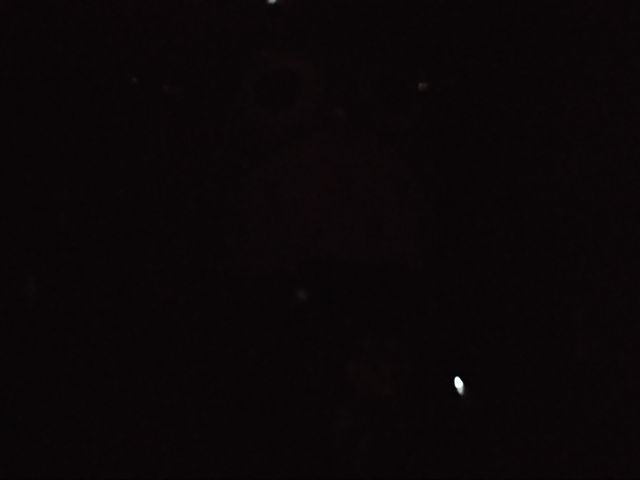
#> input picture datasets/inside-the-box.jpg, 640 x 480 px
$ python -i 66340500048_Task2.py   (imports and definitions only)   (older library calls are emulated)
#> lines starting #> are read from the running program, lines starting #| are printed output that depends on the picture; after the words box and inside, x2 and y2 are one past the last pixel; in counts of white or black regions, pixels touching at a corner belong together
#> further down, picture is the input picture: shape (480, 640, 3); mean B, G, R 7.4, 6.3, 10.6
#!/usr/bin/env python3

import gradio as gr
import cv2
import numpy as np
from PIL import Image
from pathlib import Path

output_dir = Path('output')
# [1 line not run here, left out]


# [71 lines left out: functions apply_fft_filter, _apply_fft_channel, compute_local_variance, not called in this run]


def compute_sharpness_map(image, window_size=15):
#> called with window_size = 15
    if len(image.shape) == 3:
        gray = cv2.cvtColor(image, cv2.COLOR_BGR2GRAY)
    else:
        gray = image

    laplacian = cv2.Laplacian(gray, cv2.CV_64F)

    kernel = np.ones((window_size, window_size)) / (window_size ** 2)
    lap_sq = laplacian ** 2
    sharpness = cv2.filter2D(lap_sq, -1, kernel)

    return sharpness


# [44 lines left out: function apply_adaptive_grid_enhancement, not called in this run]


def apply_selective_clahe(image, threshold_percentile=50, clip_limit_blur=5.0, clip_limit_sharp=2.0):
    if image is None:
        return None

    sharpness_map = compute_sharpness_map(image, window_size=15)
    sharpness_map = (sharpness_map - sharpness_map.min()) / (sharpness_map.max() - sharpness_map.min() + 1e-8)

    threshold = np.percentile(sharpness_map, threshold_percentile)
#> threshold = 0.000117

    blur_mask = (sharpness_map < threshold).astype(np.uint8)
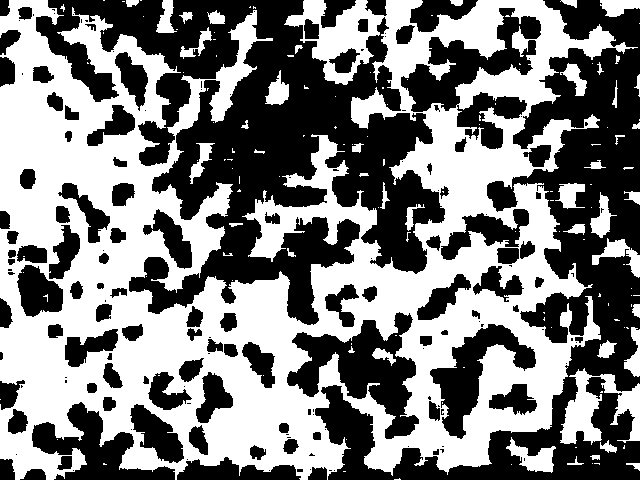
#> blur_mask: shape (480, 640); values 0 (black) and 1 (white), 50% white; 141 white regions (95 under 20 px), largest, box (x1, y1, x2, y2) and area: (0, 0, 638, 480) 142837, (560, 368, 640, 445) 2779, (506, 437, 556, 473) 783
    sharp_mask = (sharpness_map >= threshold).astype(np.uint8)
#> sharp_mask: shape (480, 640); values 0 (black) and 1 (white), 50% white; 170 white regions (71 under 20 px), largest, box (x1, y1, x2, y2) and area: (36, 0, 445, 325) 55960, (315, 0, 640, 480) 41101, (401, 8, 541, 149) 7286

    blur_mask = cv2.GaussianBlur(blur_mask.astype(np.float32), (21, 21), 5)
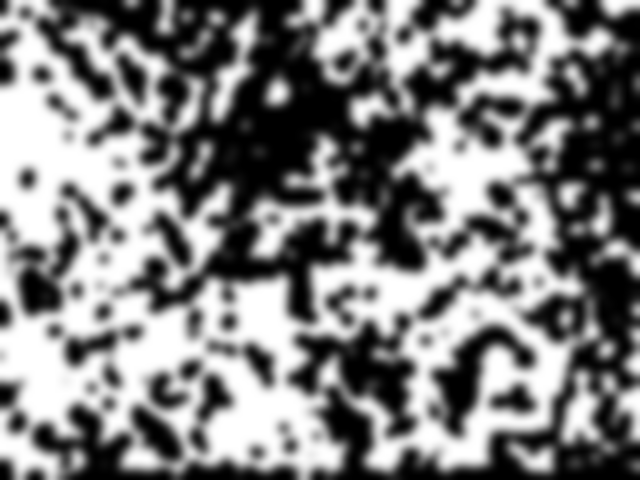
#> blur_mask: shape (480, 640) float32; min 0, max 1, mean 0.5
    sharp_mask = cv2.GaussianBlur(sharp_mask.astype(np.float32), (21, 21), 5)
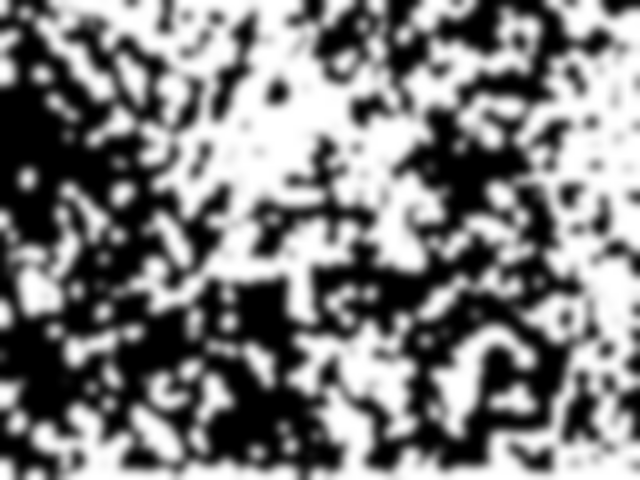
#> sharp_mask: shape (480, 640) float32; min 0, max 1, mean 0.5

    if len(image.shape) == 3:
        lab = cv2.cvtColor(image, cv2.COLOR_BGR2LAB)
#> lab: shape (480, 640, 3); mean of channels 0, 1, 2 5.4, 129.5, 128
        l_channel = lab[:, :, 0]

        clahe_blur = cv2.createCLAHE(clipLimit=clip_limit_blur, tileGridSize=(8, 8))
        clahe_sharp = cv2.createCLAHE(clipLimit=clip_limit_sharp, tileGridSize=(8, 8))

        l_blur = clahe_blur.apply(l_channel)
        l_sharp = clahe_sharp.apply(l_channel)

        l_result = (l_blur.astype(np.float32) * blur_mask +
                   l_sharp.astype(np.float32) * sharp_mask)
        l_result = np.clip(l_result, 0, 255).astype(np.uint8)

        lab[:, :, 0] = l_result
#> lab: shape (480, 640, 3); mean of channels 0, 1, 2 11.7, 129.5, 128
        result = cv2.cvtColor(lab, cv2.COLOR_LAB2BGR)
    else:
        clahe_blur = cv2.createCLAHE(clipLimit=clip_limit_blur, tileGridSize=(8, 8))
        clahe_sharp = cv2.createCLAHE(clipLimit=clip_limit_sharp, tileGridSize=(8, 8))

        img_blur = clahe_blur.apply(image)
        img_sharp = clahe_sharp.apply(image)

        result = (img_blur.astype(np.float32) * blur_mask +
                 img_sharp.astype(np.float32) * sharp_mask)
        result = np.clip(result, 0, 255).astype(np.uint8)

    return result


# [547 lines left out: functions guided_filter, apply_guided_filter, bilateral_grid_filter, anisotropic_diffusion, _anisotropic_diffusion_channel, reverse_diffusion_denoise and 8 more, not called in this run]


# [3 lines not run here, left out]

>>> import cv2
>>> picture = cv2.imread('../datasets/inside-the-box.jpg')
>>> result = apply_selective_clahe(picture)

$ run again, on datasets/text_frombook.png
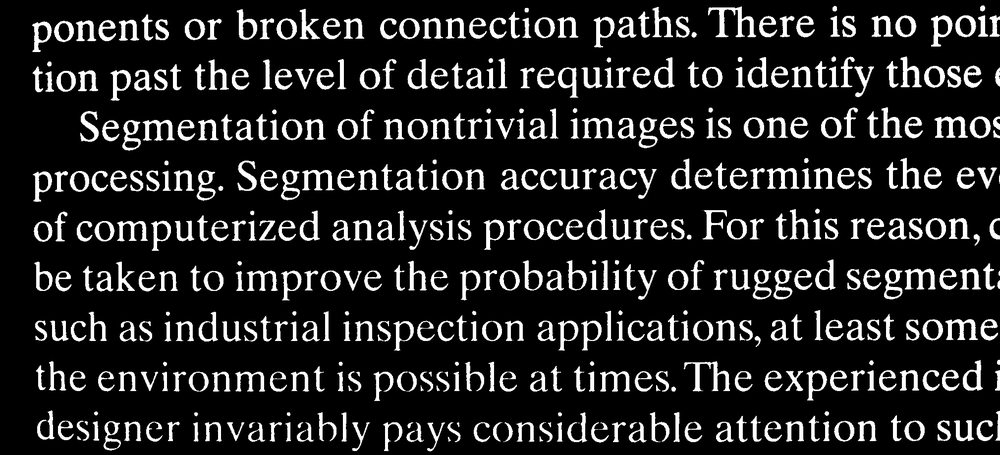
#> input picture datasets/text_frombook.png, 1000 x 455 px, shrunk from 2018 x 918 before the run
#> picture is the input picture: shape (455, 1000, 3); min 0, max 255, mean 35.5
#> threshold = 0.229
#> in apply_selective_clahe, `blur_mask = (sharpness_map < threshold).astype(np.uint8)`:
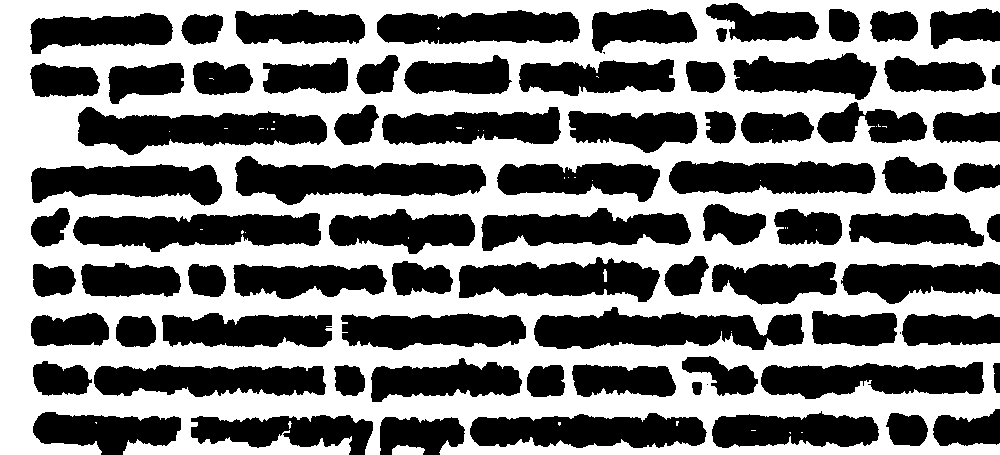
#> blur_mask: shape (455, 1000); values 0 (black) and 1 (white), 50% white; 40 white regions (37 under 20 px), largest, box (x1, y1, x2, y2) and area: (0, 0, 1000, 455) 227048, (392, 445, 425, 455) 266, (603, 269, 607, 282) 39
#> in apply_selective_clahe, `sharp_mask = cv2.GaussianBlur(sharp_mask.astype(np.float32), (21, 21),..`:
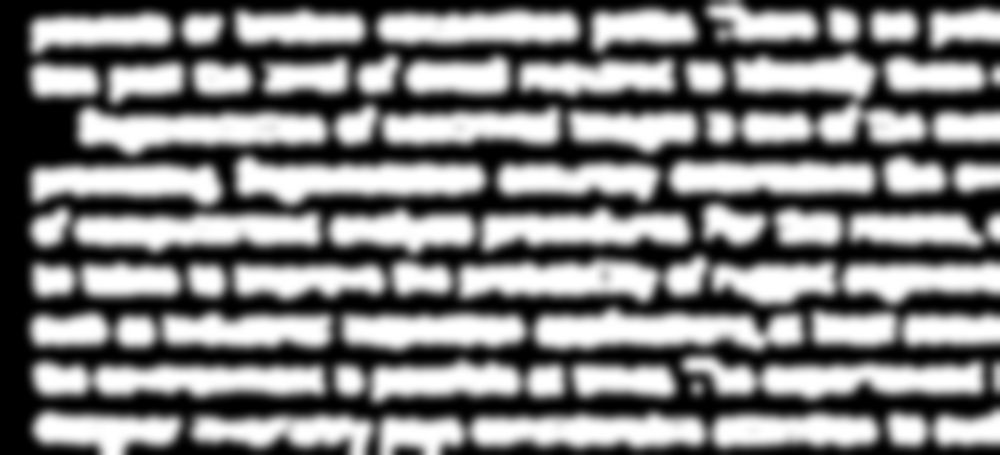
#> sharp_mask: shape (455, 1000) float32; min 0, max 1, mean 0.5
